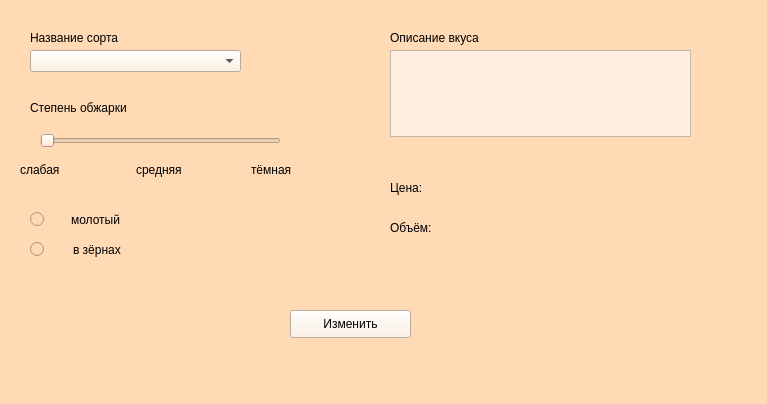
<?xml version="1.0" encoding="UTF-8"?>
<ui version="4.0">
 <class>Form</class>
 <widget class="QWidget" name="Form">
  <property name="geometry">
   <rect>
    <x>0</x>
    <y>0</y>
    <width>767</width>
    <height>404</height>
   </rect>
  </property>
  <property name="windowTitle">
   <string>Form</string>
  </property>
  <property name="styleSheet">
   <string notr="true">background-color: rgb(255, 218, 181);</string>
  </property>
  <widget class="QComboBox" name="sort_name">
   <property name="geometry">
    <rect>
     <x>30</x>
     <y>50</y>
     <width>211</width>
     <height>22</height>
    </rect>
   </property>
   <property name="styleSheet">
    <string notr="true">background-color: rgb(255, 238, 221);
font: 9pt &quot;Candara&quot;;</string>
   </property>
  </widget>
  <widget class="QLabel" name="label">
   <property name="geometry">
    <rect>
     <x>30</x>
     <y>30</y>
     <width>161</width>
     <height>16</height>
    </rect>
   </property>
   <property name="styleSheet">
    <string notr="true">font: 75 italic 9pt &quot;Candara&quot;;</string>
   </property>
   <property name="text">
    <string>Название сорта</string>
   </property>
  </widget>
  <widget class="QSlider" name="roasting">
   <property name="geometry">
    <rect>
     <x>40</x>
     <y>130</y>
     <width>241</width>
     <height>22</height>
    </rect>
   </property>
   <property name="styleSheet">
    <string notr="true"/>
   </property>
   <property name="orientation">
    <enum>Qt::Horizontal</enum>
   </property>
  </widget>
  <widget class="QLabel" name="label_2">
   <property name="geometry">
    <rect>
     <x>30</x>
     <y>100</y>
     <width>161</width>
     <height>16</height>
    </rect>
   </property>
   <property name="styleSheet">
    <string notr="true">font: 75 italic 9pt &quot;Candara&quot;;</string>
   </property>
   <property name="text">
    <string>Степень обжарки</string>
   </property>
  </widget>
  <widget class="QPlainTextEdit" name="taste">
   <property name="geometry">
    <rect>
     <x>390</x>
     <y>50</y>
     <width>301</width>
     <height>87</height>
    </rect>
   </property>
   <property name="styleSheet">
    <string notr="true">background-color: rgb(255, 238, 221);
font: 9pt &quot;Candara&quot;;</string>
   </property>
   <property name="plainText">
    <string/>
   </property>
  </widget>
  <widget class="QLabel" name="label_6">
   <property name="geometry">
    <rect>
     <x>390</x>
     <y>30</y>
     <width>161</width>
     <height>16</height>
    </rect>
   </property>
   <property name="styleSheet">
    <string notr="true">font: 75 italic 9pt &quot;Candara&quot;;</string>
   </property>
   <property name="text">
    <string>Описание вкуса</string>
   </property>
  </widget>
  <widget class="QLabel" name="label_7">
   <property name="geometry">
    <rect>
     <x>390</x>
     <y>180</y>
     <width>55</width>
     <height>16</height>
    </rect>
   </property>
   <property name="styleSheet">
    <string notr="true">font: 75 italic 9pt &quot;Candara&quot;;</string>
   </property>
   <property name="text">
    <string>Цена:</string>
   </property>
  </widget>
  <widget class="QLabel" name="label_8">
   <property name="geometry">
    <rect>
     <x>390</x>
     <y>220</y>
     <width>55</width>
     <height>16</height>
    </rect>
   </property>
   <property name="styleSheet">
    <string notr="true">font: 100 italic 9pt &quot;Candara&quot;;</string>
   </property>
   <property name="text">
    <string>Объём:</string>
   </property>
  </widget>
  <widget class="QLabel" name="price">
   <property name="geometry">
    <rect>
     <x>470</x>
     <y>180</y>
     <width>71</width>
     <height>16</height>
    </rect>
   </property>
   <property name="styleSheet">
    <string notr="true">font: 9pt &quot;Candara&quot;;</string>
   </property>
   <property name="text">
    <string/>
   </property>
  </widget>
  <widget class="QLabel" name="volume">
   <property name="geometry">
    <rect>
     <x>470</x>
     <y>220</y>
     <width>71</width>
     <height>16</height>
    </rect>
   </property>
   <property name="styleSheet">
    <string notr="true">font: 9pt &quot;Candara&quot;;</string>
   </property>
   <property name="text">
    <string/>
   </property>
  </widget>
  <widget class="QPushButton" name="edit">
   <property name="geometry">
    <rect>
     <x>290</x>
     <y>310</y>
     <width>121</width>
     <height>28</height>
    </rect>
   </property>
   <property name="styleSheet">
    <string notr="true">background-color: rgb(255, 238, 221);
font: 9pt &quot;Candara&quot;;</string>
   </property>
   <property name="text">
    <string>Изменить</string>
   </property>
  </widget>
  <widget class="QWidget" name="">
   <property name="geometry">
    <rect>
     <x>20</x>
     <y>160</y>
     <width>341</width>
     <height>20</height>
    </rect>
   </property>
   <layout class="QHBoxLayout" name="horizontalLayout">
    <item>
     <widget class="QLabel" name="label_3">
      <property name="styleSheet">
       <string notr="true">font: 9pt &quot;Candara&quot;;</string>
      </property>
      <property name="text">
       <string>слабая</string>
      </property>
     </widget>
    </item>
    <item>
     <widget class="QLabel" name="label_4">
      <property name="styleSheet">
       <string notr="true">font: 9pt &quot;Candara&quot;;</string>
      </property>
      <property name="text">
       <string>средняя</string>
      </property>
     </widget>
    </item>
    <item>
     <widget class="QLabel" name="label_5">
      <property name="styleSheet">
       <string notr="true">font: 9pt &quot;Candara&quot;;</string>
      </property>
      <property name="text">
       <string>тёмная</string>
      </property>
     </widget>
    </item>
   </layout>
  </widget>
  <widget class="QWidget" name="">
   <property name="geometry">
    <rect>
     <x>30</x>
     <y>240</y>
     <width>91</width>
     <height>20</height>
    </rect>
   </property>
   <layout class="QHBoxLayout" name="horizontalLayout_2">
    <item>
     <widget class="QRadioButton" name="in_grains">
      <property name="styleSheet">
       <string notr="true">font: 9pt &quot;Candara&quot;;</string>
      </property>
      <property name="text">
       <string/>
      </property>
     </widget>
    </item>
    <item>
     <widget class="QLabel" name="label_10">
      <property name="styleSheet">
       <string notr="true">font: 9pt &quot;Candara&quot;;</string>
      </property>
      <property name="text">
       <string>в зёрнах</string>
      </property>
     </widget>
    </item>
   </layout>
  </widget>
  <widget class="QWidget" name="">
   <property name="geometry">
    <rect>
     <x>30</x>
     <y>210</y>
     <width>91</width>
     <height>20</height>
    </rect>
   </property>
   <layout class="QHBoxLayout" name="horizontalLayout_3">
    <item>
     <widget class="QRadioButton" name="ground">
      <property name="styleSheet">
       <string notr="true">font: 9pt &quot;Candara&quot;;</string>
      </property>
      <property name="text">
       <string/>
      </property>
     </widget>
    </item>
    <item>
     <widget class="QLabel" name="label_9">
      <property name="styleSheet">
       <string notr="true">font: 9pt &quot;Candara&quot;;</string>
      </property>
      <property name="text">
       <string>молотый</string>
      </property>
     </widget>
    </item>
   </layout>
  </widget>
 </widget>
 <resources/>
 <connections/>
</ui>
